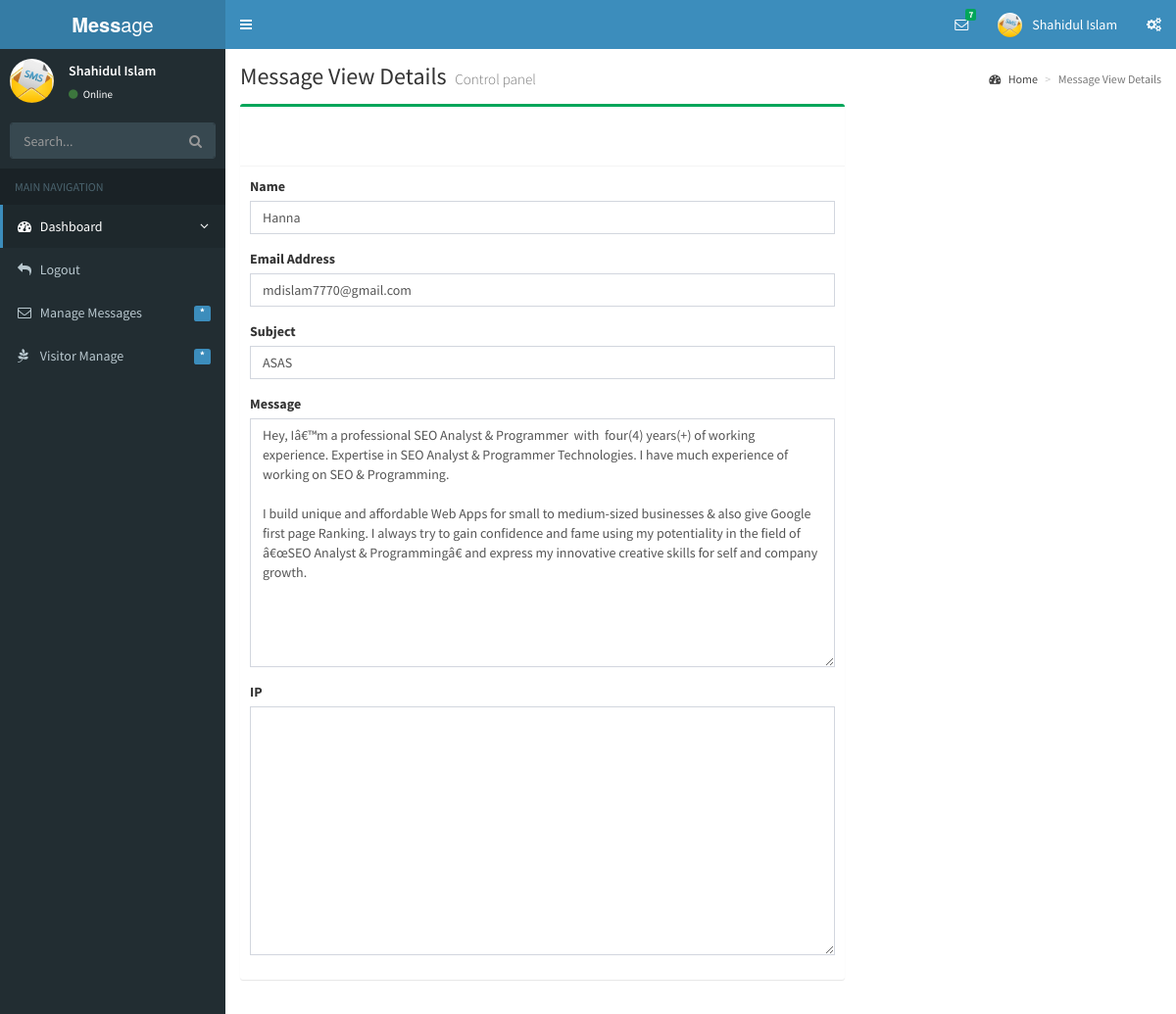
Screenshot of /messageViewById.php?id=24 (signed in) with the database file from the repository.
### tables this page shows
CREATE TABLE IF NOT EXISTS `portfoliomessage` (
  `id` int(11) NOT NULL,
  `name` varchar(200) DEFAULT NULL,
  `email` varchar(200) DEFAULT NULL,
  `subject` varchar(200) DEFAULT NULL,
  `text` varchar(1200) DEFAULT NULL,
  `date` timestamp NOT NULL DEFAULT CURRENT_TIMESTAMP ON UPDATE CURRENT_TIMESTAMP,
  `viewstatus` varchar(50) NOT NULL
);

### assets/class/messageNotSeenClass.php (called while the page is built, shortened)
<?php
class NotificattionClass {
           protected $connection;
    public function __construct() {
        $host_name = 'localhost';
        $user_name = 'root';
        $user_pass = '';
        $db_name = 'portfoliomessage';
        $this->connection = mysqli_connect($host_name, $user_name, $user_pass, $db_name);
    }
            function lebel_select_all_message_not_seen() {
        $sql = "Select * from portfoliomessage where viewstatus=0 order by id desc";
        if(mysqli_query($this->connection, $sql)){
            $query_result = mysqli_query($this->connection, $sql);
            return $query_result;
        }else{
            die('Query Problem'.mysqli_error($this->connection));
        }
    }
}

### assets/class/messageClass.php (called while the page is built, shortened)
<?php
class MessageClass {
           protected $connection;
    public function __construct() {
        $host_name = 'localhost';
        $user_name = 'root';
        $user_pass = '';
        $db_name = 'portfoliomessage';
        $this->connection = mysqli_connect($host_name, $user_name, $user_pass, $db_name);
    }
    public function select_message_by_id($message_id_by_url){
        $sql = "Select * from  portfoliomessage where id='$message_id_by_url'";
        if(mysqli_query($this->connection, $sql)){
            $query_result = mysqli_query($this->connection, $sql);
            return $query_result;
        }else{
            die('Query Problem'.mysqli_error($this->connection));
        }
    }
    public function seen_message_by_id($data) {
         $sql = "update portfoliomessage set viewstatus='1' where id='$data'";
        if(mysqli_query($this->connection, $sql)){
            $query_result = mysqli_query($this->connection, $sql);
            return $query_result;
        }else{
            die('Query Problem'.mysqli_error($this->connection));
        }
    }
}

### messageViewById.php (the view, shortened to what this page needs)
<?php
if(isset($_GET['id'])){
    $message_id_by_url = $_GET['id'];
    require_once './assets/class/messageClass.php';
$appObj = new MessageClass();
$query_result = $appObj->select_message_by_id($message_id_by_url);
$result = mysqli_fetch_assoc($query_result);
}else{
    exit();
}
?>
<!DOCTYPE html>
<html>
    <head>
        <?php require_once 'headerlinks.php'; ?>
    </head>
    <body class="skin-blue sidebar-mini">
        <?php require_once 'header.php'; ?>
        <?php require_once 'sidebarMenu.php'; ?>
        <div class="content-wrapper" style="min-height: 916px;">
            <section class="content-header">
                <h1>
                   Message View Details
                    <small>Control panel</small>
                </h1>
                <ol class="breadcrumb">
                    <li><a href="dashboard.php"><i class="fa fa-dashboard"></i> Home</a></li>
                    <li class="active">Message View Details</li>
                </ol>
            </section>
            <section class="content">
                <div class="row">
                    <div class="col-lg-8">
                        <div class="box box-success">
                            <div class="box-header with-border">
                                <h4> <p class="login-box-msg green 600"> <?php if (isset($msg)){echo $msg;}?></p></h4>
                            </div>
                            <div class="box-body">
                                    <div class="form-group">
                                        <label for="exampleInputEmail1"> Name</label>
                                        <input type="text" name="name" value="<?php if(isset($result['name'])){echo $result['name'];}?>" class="form-control" id="exampleInputEmail1" placeholder="Enter Name" required="required">
                                    </div>
                                    <div class="form-group">
                                        <label for="exampleInputEmail1">Email Address</label>
                                        <input type="text" value="<?php if(isset($result['email'])){echo $result['email'];}?>"  name="phoneOne" class="form-control" id="exampleInputEmail1" placeholder="Enter Phone Number" required="required">
                                    </div>
                                    <div class="form-group">
                                        <label for="exampleInputEmail1">Subject</label>
                                        <input type="text" value="<?php if(isset($result['subject'])){echo $result['subject'];}?>"   name="phoneTwo" class="form-control" id="exampleInputEmail1" placeholder="Enter Phone Number">
                                    </div>
                                    <div class="form-group">
                                        <label for="exampleInputEmail1">Message</label>
                                        <textarea rows="12" name="address" class="form-control"><?php if(isset($result['text'])){echo $result['text'];}?></textarea>
                                    </div>
                                    <div class="form-group">
                                        <label for="exampleInputEmail1">IP</label>
                                        <textarea rows="12" name="address" class="form-control"><?php if(isset($result['ip'])){echo $result['ip'];}?></textarea>
                                    </div>
                            </div>
                        </div>
                    </div>
                </div>
            </section>
        </div>
    </div>
</body>
</html>

### style.css (style rules this page uses)
.content-wrapper, .right-side { min-height: 100%; background-color: #fff; }
.green { color: green; }

### rows the page displays
portfoliomessage: name "Hanna", phoneOne "mdislam7770@gmail.com", phoneTwo "ASAS", address "Hey, Iâ€™m a professional SEO Analyst & Programmer with four(4) years(+) of working experience. Expertise in SEO Analyst & Programmer Technologies. I have much experience of working on SEO & Programming. I build unique and affordable Web Apps for small to medium-sized businesses & also give Google first page Ranking. I always try to gain confidence and fame using my potentiality in the field of â€œSEO Analyst & Programmingâ€ and express my innovative creative skills for self and company growth."

### other values shown
$seen-1 "7"
$_SESSION['admin_name'] "Shahidul Islam"
